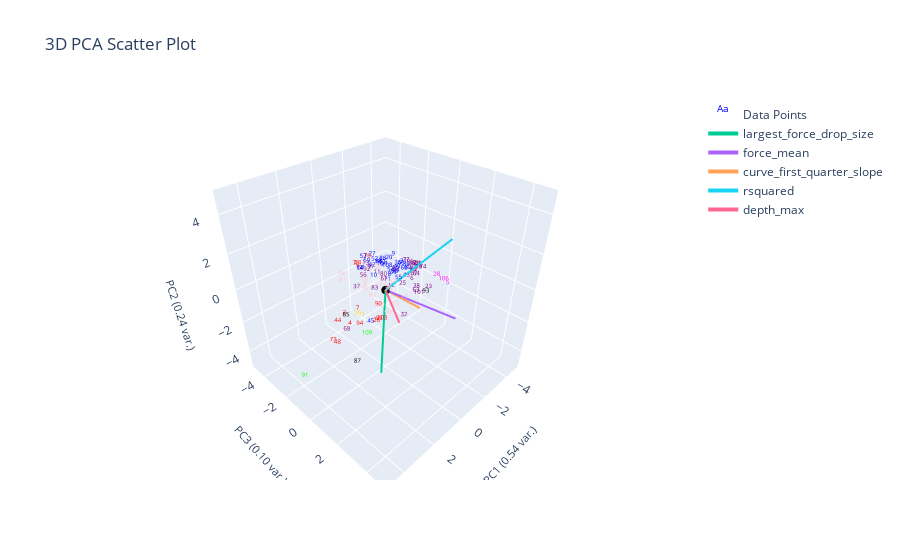

The notebook cell this image was saved under:
### Markdown cell above
# Radius Neighbors Classifier
- Within radius r, assing query point to highest frequency label
- Good for when data isn't uniformly distributed (clusters have different densities)

### Code cell
from sklearn.neighbors import RadiusNeighborsClassifier


X = plotting.extract_numerical_features(marions_labeled_data).values.tolist()
y = marions_labeled_data[f'{ylabel_name}_nums'].values.tolist()
rn = RadiusNeighborsClassifier(radius=1.5, outlier_label=-1)
rn.fit(X,y)
rn_predictions = pd.Series(rn.predict(clustering_features.values))

rn_actual = marions_labeled_data[f'{ylabel_name}_nums']
rn_changed_ylabel_idxs = loss(rn_predictions, rn_actual)
rn_corrected_predictions = correct_pseudo_ylabels_to_actual(rn_predictions, rn_actual, rn_changed_ylabel_idxs)

plotting.plot_cluster_subplots(rn_corrected_predictions, curve_data, 
                                  clustering_method="Nearest Centroid", 
                                  cluster_category_names=cluster_num_to_ylabel,
                                  bold_idxs=rn_actual.index
                                  )
plotting.plot_cluster_subplots(rn_predictions, curve_data,
                                  clustering_method="Nearest Centroid", 
                                  cluster_category_names=cluster_num_to_ylabel,
                                  pseudo_corrections=rn_corrected_predictions,
                                  bold_idxs=rn_actual.index
                                  )
plotting.plot_pca(clustering_features, rn_predictions, 3, 
                  graph_title=f'',
                  ylabel_name=ylabel_name,)

### Figure 1 — Plotly figure (JSON) as saved in the notebook; plotly's stock layout.template omitted (floating-point values rounded to 4 significant figures)
{"data": [{"mode": "text", "name": "Data Points", "text": ["0", "1", "2", "3", "4", "5", "6", "7", "8", "9", "10", "11", "12", "13", "14", "15", "16", "17", "18", "19", "20", "21", "22", "23", "24", "25", "26", "27", "28", "29", "30", "31", "32", "33", "34", "35", "36", "37", "38", "39", "40", "41", "42", "43", "44", "45", "46", "47", "48", "49", "50", "51", "52", "53", "54", "55", "56", "57", "58", "59", "60", "61", "62", "63", "64", "65", "66", "67", "68", "69", "70", "71", "72", "73", "74", "75", "76", "77", "78", "79", "80", "81", "82", "83", "84", "85", "86", "87", "88", "89", "90", "91", "92", "93", "94", "95", "96", "97", "98", "99", "100", "101", "102", "103", "104", "105", "106", "107", "108", "109"], "textfont": {"color": ["blue", "gold", "red", "pink", "red", "magenta", "purple", "red", "blue", "blue", "blue", "purple", "purple", "purple", "blue", "blue", "pink", "purple", "blue", "pink", "blue", "pink", "pink", "purple", "red", "purple", "red", "blue", "magenta", "pink", "purple", "blue", "purple", "pink", "blue", "pink", "blue", "purple", "purple", "blue", "blue", "pink", "blue", "purple", "red", "blue", "purple", "purple", "red", "blue", "gold", "blue", "blue", "pink", "blue", "blue", "purple", "blue", "blue", "blue", "purple", "purple", "purple", "purple", "purple", "purple", "blue", "purple", "purple", "red", "pink", "blue", "pink", "red", "purple", "purple", "red", "purple", "red", "purple", "purple", "pink", "blue", "purple", "blue", "black", "pink", "black", "blue", "blue", "red", "lime", "purple", "black", "red", "blue", "purple", "purple", "pink", "pink", "pink", "purple", "purple", "red", "blue", "purple", "magenta", "pink", "blue", "lime"], "size": 6}, "type": "scatter3d", "x": [-0.3637, 1.456, 2.986, 0.9943, 2.244, -4.539, -1.399, 1.475, -0.1052, -1.368, 0.3603, 0.8018, -0.5093, 1.677, 1.326, -0.4754, 0.7791, 1.333, -0.2527, -0.09305, -0.5747, 0.8846, 0.5182, -2.507, 0.8553, -0.8573, 1.476, -0.5604, -3.987, 0.3745, -1.237, -1.449, -1.039, 0.582, -0.4252, 0.3098, -0.999, 2.322, -1.363, -0.2508, -0.8091, 0.0259, 0.1518, -1.71, 3.213, 1.368, -2.806, -2.516, 3.227, -0.8115, 1.275, 0.2332, -0.2252, 0.5751, -0.6819, 0.511, 1.916, 0.297, 0.4691, -0.09188, -1.363, 1.144, -2.237, -1.301, -1.8, -1.804, -0.7789, -1.49, 1.852, 1.663, 0.6444, 0.2955, 0.6557, 2.973, -2.906, 0.01511, 0.3729, -2.186, 0.8721, -2.599, 0.9793, 1.365, -1.228, 1.54, -0.2664, 1.316, 1.02, 2.066, -0.714, -1.561, 1.22, 5.12, 1.595, -3.034, 2.266, -0.36, -2.002, 1.477, 0.9579, 0.9219, 1.431, -1.257, -1.563, 1.225, -0.5233, -2.578, -3.995, 0.09073, -0.5202, 0.9818], "y": [-0.6313, -0.07081, 0.4193, -0.3946, -0.137, 0.3999, 0.4558, -0.4339, 0.1507, -0.8179, -0.4428, 0.2345, -0.1006, 0.4716, -0.3214, 0.2087, -0.6341, -0.3579, -0.7618, 1.182, -0.3501, 0.4442, 0.3406, 0.6626, -0.9958, 0.3314, 0.8828, -1.519, 0.003577, 0.5188, 0.6026, -0.2183, 0.3199, 0.7881, 0.296, -1.173, -0.1525, 0.5529, 0.799, 0.257, 0.2367, 0.2968, -0.7799, -0.2022, 0.2021, 0.3626, -0.3324, -0.4952, 0.06403, -0.0301, -0.6845, -0.00896, -0.9783, 1.229, -0.3207, 1.328, 0.5565, -1.229, -1.218, -1.409, 0.5672, 1.012, 0.04209, 0.8426, 0.3956, 0.3117, 0.4738, 0.4929, -0.888, 1.223, -1.078, 0.3863, 0.467, -0.5884, -0.1127, 0.5429, -0.8515, -0.6801, -1.104, -0.1671, 0.8533, -1.617, 0.3331, 0.8587, -0.7373, -1.558, -2.063, 0.05413, -0.9128, -0.09082, 0.7472, -0.07636, 0.4335, 0.07715, 0.5989, 0.2655, -0.2405, 0.5734, 0.0616, 1.074, 1.046, 1.054, 0.283, 1.003, -0.7457, -0.2794, 0.4994, 0.5748, -0.3991, -0.3547], "z": [0.5874, -1.211, 0.06544, 0.1409, -1.312, -2.087, -0.232, -0.9978, 0.4896, 0.6688, 0.3739, 1.094, -0.4869, 2.103, 1.291, 0.7304, 0.2048, 1.308, 0.751, -0.325, 1.008, 1.529, 0.4077, -1.183, 1.071, -0.3175, -0.9926, 0.7161, -1.446, 0.03338, 0.4258, 0.4633, -2.427, 0.3512, 0.6474, -0.8203, 0.6084, 1.212, -0.5067, 0.5818, 0.8481, -0.03874, 0.7247, -0.4965, -0.3646, -1.402, -0.5536, -0.2491, -1.749, 0.5253, -1.568, 1.295, 0.8004, -0.3045, 0.2675, 1.185, 1.62, 1.068, 0.4998, 0.5739, 0.4039, 1.275, 0.03713, -0.7166, -0.1659, 0.407, 0.6935, 0.04125, -2.375, -0.5664, 0.6188, 0.5204, 0.8017, -2.183, -0.4997, 1.024, 1.289, 0.01078, 0.9849, -0.3845, 1.368, 0.00176, 0.4501, 0.9005, 0.7379, -2.156, 0.05403, -3.801, 0.6376, 0.2826, -0.2312, -2.638, 1.714, -2.06, -0.8695, 0.6069, 0.1798, 1.843, -0.2335, -0.7254, -0.008115, -0.7115, 0.2973, -0.9165, 0.5014, -0.2322, -1.503, 0.3835, 0.5552, -2.845]}, {"marker": {"color": "black", "size": 3}, "mode": "markers", "name": "Origin", "showlegend": false, "type": "scatter3d", "x": [0], "y": [0], "z": [0]}, {"line": {"width": 4}, "mode": "lines+text", "name": "largest_force_drop_size", "textposition": "top center", "type": "scatter3d", "x": [0, 2.07], "y": [0, 1.788], "z": [0, -2.836]}, {"line": {"width": 4}, "mode": "lines+text", "name": "force_mean", "textposition": "top center", "type": "scatter3d", "x": [0, -2.392], "y": [0, 2.577], "z": [0, -1.665]}, {"line": {"width": 4}, "mode": "lines+text", "name": "curve_first_quarter_slope", "textposition": "top center", "type": "scatter3d", "x": [0, -2.248], "y": [0, 0.3589], "z": [0, -2.13]}, {"line": {"width": 4}, "mode": "lines+text", "name": "rsquared", "textposition": "top center", "type": "scatter3d", "x": [0, -2.025], "y": [0, 2.197], "z": [0, 2.865]}, {"line": {"width": 4}, "mode": "lines+text", "name": "depth_max", "textposition": "top center", "type": "scatter3d", "x": [0, 2.416], "y": [0, 3.195], "z": [0, 1.2]}], "layout": {"autosize": true, "scene": {"aspectmode": "cube", "xaxis": {"range": [-5.12, 5.12], "title": {"font": {"size": 11}, "text": "PC1 (0.54 var.)"}}, "yaxis": {"range": [-5.12, 5.12], "title": {"font": {"size": 11}, "text": "PC3 (0.10 var.)"}}, "zaxis": {"range": [-5.12, 5.12], "title": {"font": {"size": 11}, "text": "PC2 (0.24 var.)"}}}, "title": {"text": "3D PCA Scatter Plot"}}}
